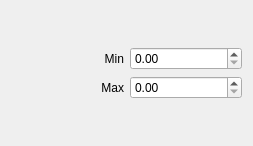
<?xml version="1.0" encoding="UTF-8"?>
<ui version="4.0">
 <class>QT_Sample_Rollup</class>
 <widget class="QWidget" name="QT_Sample_Rollup">
  <property name="geometry">
   <rect>
    <x>0</x>
    <y>0</y>
    <width>253</width>
    <height>146</height>
   </rect>
  </property>
  <property name="windowTitle">
   <string>Form</string>
  </property>
  <layout class="QGridLayout" name="gridLayout">
   <item row="0" column="0">
    <layout class="QVBoxLayout" name="verticalLayout">
     <item>
      <layout class="QHBoxLayout" name="horizontalLayout_2">
       <item>
        <widget class="QLabel" name="label_2">
         <property name="text">
          <string>Min</string>
         </property>
         <property name="alignment">
          <set>Qt::AlignRight|Qt::AlignTrailing|Qt::AlignVCenter</set>
         </property>
        </widget>
       </item>
       <item>
        <widget class="MaxSDK::QmaxDoubleSpinBox" name="clampMin"/>
       </item>
      </layout>
     </item>
     <item>
      <layout class="QHBoxLayout" name="horizontalLayout">
       <item>
        <widget class="QLabel" name="label">
         <property name="text">
          <string>Max</string>
         </property>
         <property name="alignment">
          <set>Qt::AlignRight|Qt::AlignTrailing|Qt::AlignVCenter</set>
         </property>
        </widget>
       </item>
       <item>
        <widget class="MaxSDK::QmaxDoubleSpinBox" name="clampMax"/>
       </item>
      </layout>
     </item>
    </layout>
   </item>
  </layout>
 </widget>
 <customwidgets>
  <customwidget>
   <class>MaxSDK::QmaxDoubleSpinBox</class>
   <extends>QDoubleSpinBox</extends>
   <header location="global">Qt/QmaxSpinBox.h</header>
  </customwidget>
 </customwidgets>
 <resources/>
 <connections/>
</ui>
